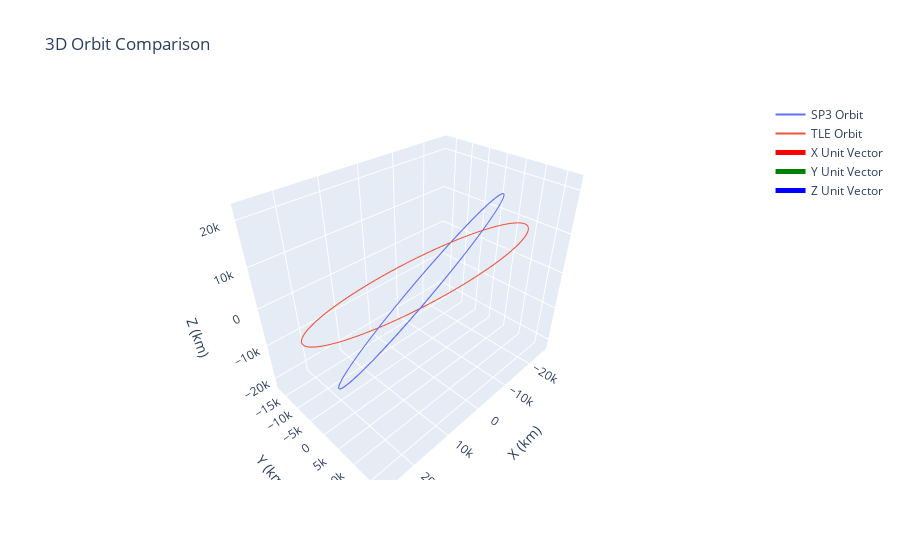

The notebook cell this image was saved under:
### Code cell
import plotly.graph_objects as go
import numpy as np

# Your existing code to create orbit plots
trace_sp3 = go.Scatter3d(
    x=merged_df['x'],
    y=merged_df['y'],
    z=merged_df['z'],
    mode='lines',
    name='SP3 Orbit'
)

trace_tle = go.Scatter3d(
    x=merged_df['x_TLE'],
    y=merged_df['y_TLE'],
    z=merged_df['z_TLE'],
    mode='lines',
    name='TLE Orbit'
)

# Create unit vectors
unit_length = 1 # Adjust the length of the unit vectors as needed
origin = [0, 0, 0]

# Unit X Vector
trace_x = go.Scatter3d(
    x=[origin[0], unit_length],
    y=[origin[1], 0],
    z=[origin[2], 0],
    mode='lines',
    name='X Unit Vector',
    line=dict(color='red', width=5)
)

# Unit Y Vector
trace_y = go.Scatter3d(
    x=[origin[0], 0],
    y=[origin[1], unit_length],
    z=[origin[2], 0],
    mode='lines',
    name='Y Unit Vector',
    line=dict(color='green', width=5)
)

# Unit Z Vector
trace_z = go.Scatter3d(
    x=[origin[0], 0],
    y=[origin[1], 0],
    z=[origin[2], unit_length],
    mode='lines',
    name='Z Unit Vector',
    line=dict(color='blue', width=5)
)

# Define the layout of the plot
layout = go.Layout(
    title='3D Orbit Comparison',
    scene=dict(
        xaxis=dict(title='X (km)'),
        yaxis=dict(title='Y (km)'),
        zaxis=dict(title='Z (km)')
    )
)

# Create the figure and add all traces
fig = go.Figure(data=[trace_sp3, trace_tle, trace_x, trace_y, trace_z], layout=layout)

# Show the plot
fig.show()

### Figure 1 — Plotly figure (JSON) as saved in the notebook; plotly's stock layout.template omitted (floating-point values rounded to 4 significant figures; data arrays with more than 128 entries replaced by an {"elided": "..."} marker saying what was removed)
{"data": [{"mode": "lines", "name": "SP3 Orbit", "type": "scatter3d", "x": {"elided": "864 float values"}, "y": {"elided": "864 float values"}, "z": {"elided": "864 float values"}}, {"mode": "lines", "name": "TLE Orbit", "type": "scatter3d", "x": {"elided": "864 float values"}, "y": {"elided": "864 float values"}, "z": {"elided": "864 float values"}}, {"line": {"color": "red", "width": 5}, "mode": "lines", "name": "X Unit Vector", "type": "scatter3d", "x": [0, 1], "y": [0, 0], "z": [0, 0]}, {"line": {"color": "green", "width": 5}, "mode": "lines", "name": "Y Unit Vector", "type": "scatter3d", "x": [0, 0], "y": [0, 1], "z": [0, 0]}, {"line": {"color": "blue", "width": 5}, "mode": "lines", "name": "Z Unit Vector", "type": "scatter3d", "x": [0, 0], "y": [0, 0], "z": [0, 1]}], "layout": {"scene": {"xaxis": {"title": {"text": "X (km)"}}, "yaxis": {"title": {"text": "Y (km)"}}, "zaxis": {"title": {"text": "Z (km)"}}}, "title": {"text": "3D Orbit Comparison"}}}
